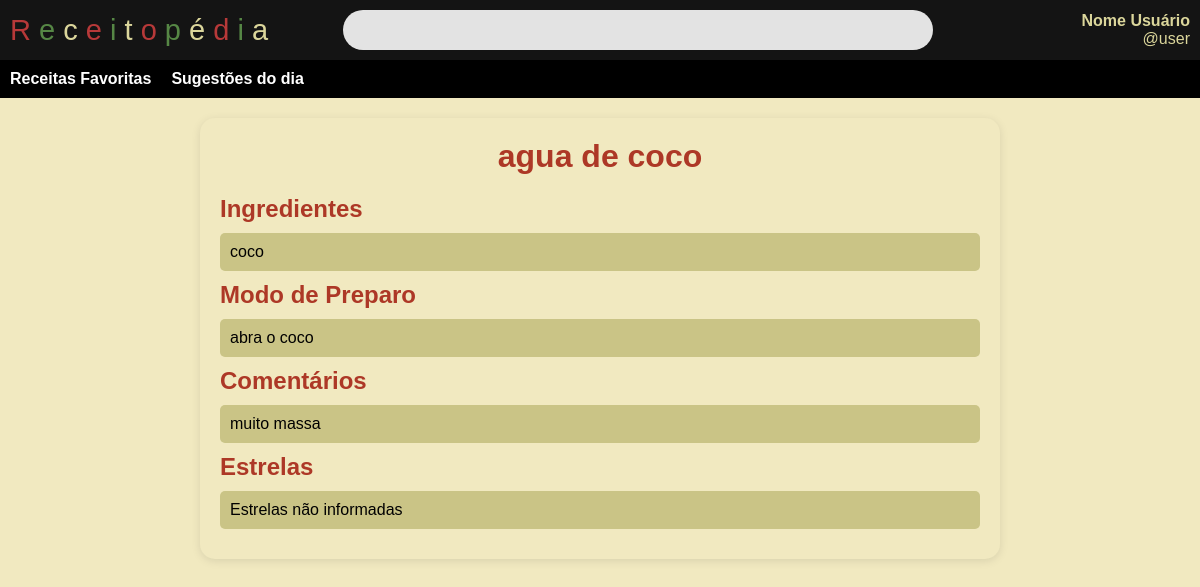
The page /visualizar_todos/3/ on the database its author committed.
### aplicacao/models.py (models this page shows)
class receita(models.Model):
    nome = models.CharField(max_length=100)
    ingredientes = models.TextField(default="Ingredientes não informados")
    modo_preparo = models.TextField(default="Ingredientes não informados")
    comentarios = models.TextField(default="Comentarios não informados")
    estrelas = models.TextField(default="Estrelas não informadas")

### aplicacao/views.py (the view)
# urls.py: path('visualizar_todos/<int:id>/', views.RecipeDetailView.as_view(), name='visualizar_um')
class RecipeDetailView(View):
    def get(self, request, id):
        ctx={'Receita':receita.objects.filter(id=id).first()}
        return render(request,'visualizar_um.html',ctx)

### aplicacao/templates/visualizar_um.html (shortened to what this page needs)
{% load static %}
<!DOCTYPE html>
<html lang="pt-BR">
<head>
    <link rel="stylesheet" href="{% static 'aplicacao/css/visualizarUm.css' %}">
</head>
<body>
    <header>
        <a href="{% url 'aplicacao:home' %}">
            <div class="space">
                <span class="Red">R</span> <span class="Green">e</span> <span class="Bege">c</span> <span class="Red">e</span> <span class="Green">i</span> <span class="Bege">t</span> <span class="Red">o</span> <span class="Green">p</span> <span class="Bege">é</span> <span class="Red">d</span> <span class="Green">i</span> <span class="Bege">a</span>
            </div>
        </a>
        <input type="text" placeholder="" class="Navbar2">
        <div class="user-info">
            <span>Nome Usuário</span>
            <span>@user</span>
        </div>
    </header>
    <nav>
        <ul>
            <li><a href="#">Receitas Favoritas</a></li>
            <li><a href="#">Sugestões do dia</a></li>
        </ul>
    </nav>
    <main>
        <div id="card">
            <div id="title">
                <h1>{{ Receita.nome }}</h1>
            </div>
            <div class="list-container">
                <h2>Ingredientes</h2>
                <p class="colored-line ingredient">{{ Receita.ingredientes }}</p>
                <h2>Modo de Preparo</h2>
                <p class="colored-line preparo">{{ Receita.modo_preparo }}</p>
                <h2>Comentários</h2>
                <p class="colored-line comentarios">{{ Receita.comentarios }}</p>
                <h2>Estrelas</h2>
                <p class="colored-line comentarios">{{ Receita.estrelas }}</p>
            </div>
        </div>
    </main>
</body>
</html>

### templates/static/aplicacao/css/visualizarUm.css (style rules this page uses)
* { margin: 0; padding: 0; box-sizing: border-box; }
body { font-family: 'Jaro', sans-serif; background-color: #F1E9C0; }
header { background-color: #141414; color: #DBD69B; padding: 10px; display: flex; justify-content: space-between; align-items: center; }
header a { text-decoration: none; }
header input { padding: 5px; width: 50%; height: 40px; border: none; border-radius: 25px; background-color: #E3E3E3; transition: background-color 0.3s; }
header .user-info { display: flex; flex-direction: column; align-items: flex-end; }
header .user-info span:first-child { font-weight: bold; }
nav { background-color: #000; padding: 10px; }
nav ul { display: flex; list-style-type: none; }
nav ul li { margin-right: 20px; }
nav ul li a { color: #FFF; text-decoration: none; font-weight: bold; transition: color 0.3s; }
h1 { margin-bottom: 20px; color: #AD3826; text-align: center; }
.space { letter-spacing: 0px; font-size: 29px; }
.Red { color: #B73939; }
.Green { color: #568745; }
.Bege { color: #DBD69B; }
#card { max-width: 800px; margin: 20px auto; background-color: #F1E9C0; border-radius: 15px; padding: 20px; box-shadow: 0 2px 10px rgba(0, 0, 0, 0.1); }
h2 { color: #AD3826; margin-bottom: 10px; text-align: left; }
.colored-line { padding: 10px; border-radius: 5px; margin-bottom: 10px; background-color: #CAC486; }

### rows shown on the page
receita: nome "agua de coco", ingredientes "coco", modo_preparo "abra o coco", comentarios "muito massa", estrelas "Estrelas não informadas"
